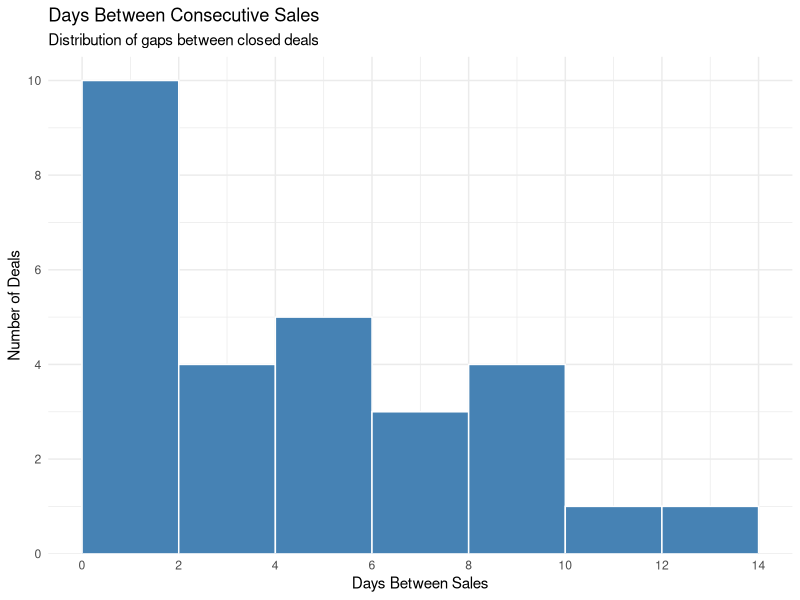

This figure's R source:
## ---- chunk 1
library(tidyverse)

sales <- read.csv("data/sales_data.csv")

start_date <- as.Date("2025-06-23")

sales_cadence <- sales %>%
  mutate(
    Date = as.Date(Date, format = "%m/%d/%Y"),
    prev_date = lag(Date, default = start_date),
    days_between = as.numeric(Date - prev_date)
  )

ggplot(sales_cadence, aes(x = days_between)) +
  geom_histogram(
    binwidth = 2,
    boundary = 0,
    fill = "steelblue",
    color = "white"
  ) +
  scale_x_continuous(
    breaks = seq(0, max(sales_cadence$days_between, na.rm = TRUE), by = 2)
  ) +
  scale_y_continuous(
    breaks = seq(0, 14, by = 2),
    expand = expansion(mult = c(0, 0.05))
  ) +
  labs(
    title = "Days Between Consecutive Sales",
    subtitle = "Distribution of gaps between closed deals",
    x = "Days Between Sales",
    y = "Number of Deals"
  ) +
  theme_minimal()
